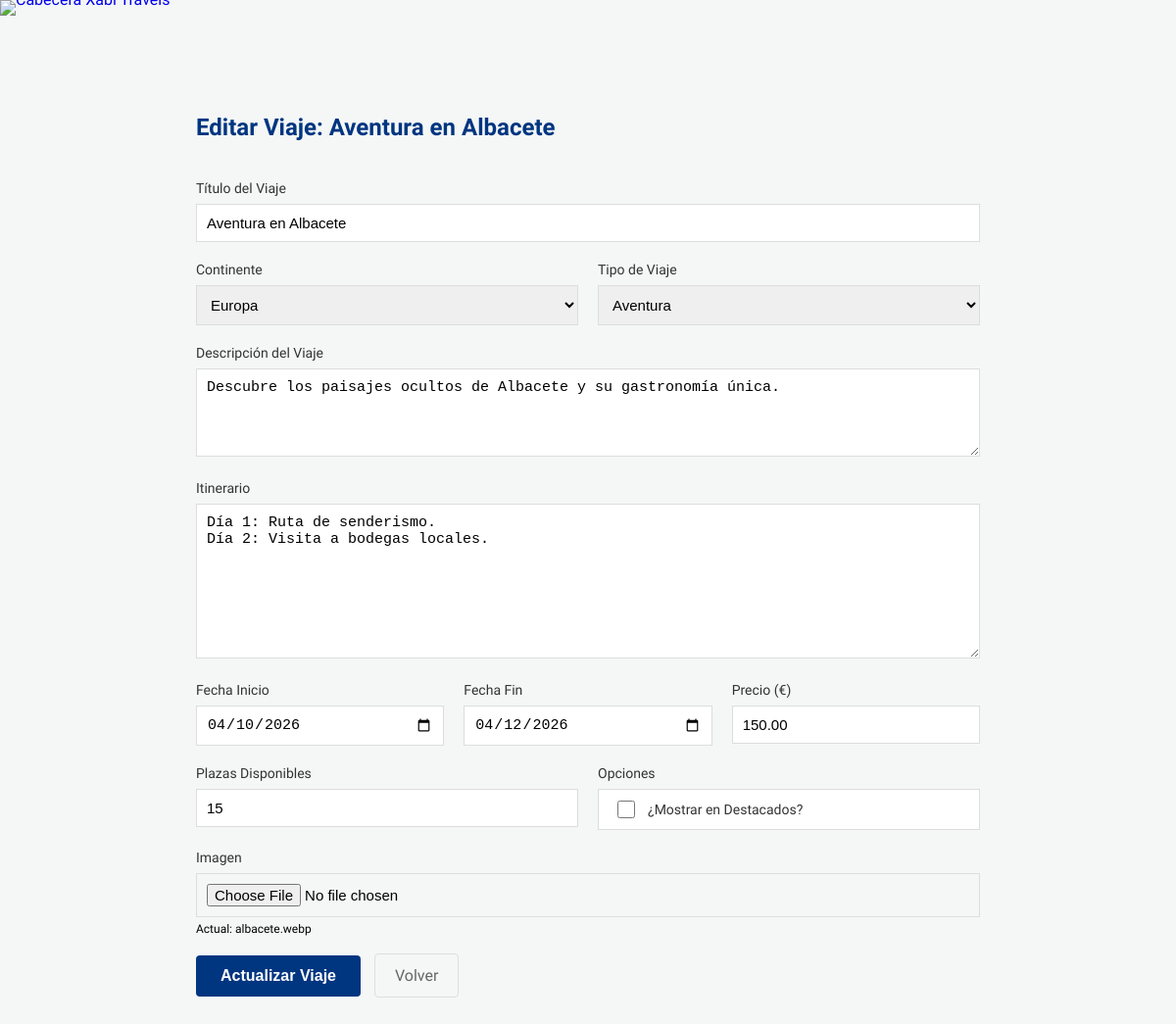
The app's page /app/admin/editar_viaje.php?id=2 (signed in) with its own data.
### tables this page shows
CREATE TABLE IF NOT EXISTS `viajes` (
  `id_viaje` int(11) NOT NULL AUTO_INCREMENT,
  `titulo` varchar(200) NOT NULL,
  `descripcion` text NOT NULL,
  `fecha_inicio` date NOT NULL,
  `fecha_fin` date NOT NULL,
  `precio` decimal(10,2) NOT NULL,
  `destacado` tinyint(1) NOT NULL DEFAULT 0,
  `tipo_viaje` varchar(50) NOT NULL,
  `plazas` int(11) NOT NULL,
  `imagen` varchar(255) NOT NULL,
  `continente` varchar(100) DEFAULT NULL,
  `destino` varchar(100) DEFAULT NULL,
  `itinerario` text DEFAULT NULL,
  PRIMARY KEY (`id_viaje`)
);

### app/clases/Viaje.php (called while the page is built, shortened)
<?php
class Viaje {
    private $con;
    public function __construct($conexion) {
        $this->con = $conexion;
    }
    public function obtenerPorId($id) {
        $stmt = $this->con->prepare("SELECT * FROM viajes WHERE id_viaje = ?");
        $stmt->execute([$id]);
        return $stmt->fetch();
    }
}
?>

### app/admin/editar_viaje.php (the view, shortened to what this page needs)
<?php
include("../config.php");
include("../clases/Viaje.php");
include("../vistas/header.php");
$id = intval($_GET['id']);
$viajeObj = new Viaje($con);
$fila = $viajeObj->obtenerPorId($id);
?>
<link rel="stylesheet" href="../assets/css/styles.css">
<div class="admin-wrapper">
    <div class="admin-form-container">
        <h2>Editar Viaje: <?php echo htmlspecialchars($fila['titulo']); ?></h2>
        <form action="" method="POST" enctype="multipart/form-data">
            <div class="form-group">
                <label>Título del Viaje</label>
                <input type="text" name="titulo" value="<?php echo htmlspecialchars($fila['titulo']); ?>" required maxlength="255">
            </div>
            <div class="form-grid">
                <div class="form-group">
                    <label>Continente</label>
                    <select name="continente" required>
                        <option value="Europa" <?php if(($fila['continente'] ?? '')=='Europa') echo 'selected'; ?>>Europa</option>
                    </select>
                </div>
                <div class="form-group">
                    <label>Tipo de Viaje</label>
                    <select name="tipo" required>
                        <option value="Aventura" <?php if($fila['tipo_viaje']=='Aventura') echo 'selected'; ?>>Aventura</option>
                    </select>
                </div>
            </div>
            <div class="form-group">
                <label>Descripción del Viaje</label>
                <textarea name="descripcion" rows="4" required><?php echo htmlspecialchars($fila['descripcion'] ?? ''); ?></textarea>
            </div>
            <div class="form-group">
                <label>Itinerario</label>
                <textarea name="itinerario" rows="8" placeholder="Día 1: Llegada a...&#10;Día 2: Visita a...&#10;Día 3: Excursión a..."><?php echo htmlspecialchars($fila['itinerario'] ?? ''); ?></textarea>
            </div>
            <div class="form-grid-3">
                <div class="form-group">
                    <label>Fecha Inicio</label>
                    <input type="date" name="fecha_inicio" value="<?php echo htmlspecialchars($fila['fecha_inicio']); ?>" required>
                </div>
                <div class="form-group">
                    <label>Fecha Fin</label>
                    <input type="date" name="fecha_fin" value="<?php echo htmlspecialchars($fila['fecha_fin']); ?>" required>
                </div>
                <div class="form-group">
                    <label>Precio (€)</label>
                    <input type="number" name="precio" value="<?php echo htmlspecialchars($fila['precio']); ?>" required min="0" step="0.01">
                </div>
            </div>
            <div class="form-grid">
                <div class="form-group">
                    <label>Plazas Disponibles</label>
                    <input type="number" name="plazas" value="<?php echo $fila['plazas']; ?>" required min="1">
                </div>
                <div class="form-group">
                    <label style="display: block; margin-bottom: 8px; color: #333; font-size: 14px;">Opciones</label>
                    <div class="checkbox-frame">
                        <label>
                            <input type="checkbox" name="destacado" value="1" <?php if($fila['destacado']==1) echo 'checked'; ?>>
                            ¿Mostrar en Destacados?
                        </label>
                    </div>
                </div>
            </div>
            <div class="form-group">
                <label>Imagen</label>
                <input type="file" name="imagen" accept="image/jpeg,image/jpg,image/png,image/webp,image/gif">
                <p style="font-size:12px; margin-top:5px;">Actual: <?php echo htmlspecialchars($fila['imagen']); ?></p>
            </div>
            <button type="submit" name="btn_actualizar" class="btn-admin-save">Actualizar Viaje</button>
            <a href="ver_viajes.php" class="btn-admin-cancel">Volver</a>
        </form>
    </div>
</div>
</body></html>

### app/assets/css/base.css (style rules this page uses)
* { box-sizing: border-box; }
html, body { margin: 0 !important; padding: 0 !important; width: 100%; max-width: 100%; overflow-x: hidden; }
body { margin: 0; padding: 0; width: 100%; font-family: 'Segoe UI', sans-serif; background-color: #f4f7f6; overflow-x: hidden; }
h2 { color: #003580; }
a { text-decoration: none; }

### app/assets/css/admin.css (style rules this page uses)
.admin-wrapper { background-color: transparent; min-height: 100vh; padding: 40px 20px; display: flex; justify-content: center; }
.admin-form-container { background: transparent; width: 100%; max-width: 800px; padding: 40px 0; }
.admin-form-container h2 { color: #003580; padding-bottom: 10px; margin-bottom: 30px; }
.form-grid { display: grid; grid-template-columns: 1fr 1fr; gap: 20px; }
.form-grid-3 { display: grid; grid-template-columns: 1fr 1fr 1fr; gap: 20px; }
.form-group { margin-bottom: 20px; }
.form-group label { display: block; font-weight: normal; margin-bottom: 8px; color: #333; font-size: 14px; }
.form-group input[type="text"], .form-group input[type="number"], .form-group input[type="date"], .form-group select, .form-group textarea, .form-group input[type="file"] { width: 100%; padding: 10px; border: 1px solid #ddd; font-size: 15px; }
.form-group textarea { resize: vertical; }
.checkbox-frame { border: 1px solid #ddd; background-color: white; padding: 10px 15px; height: 42px; display: flex; align-items: center; width: 100%; box-sizing: border-box; }
.checkbox-frame label { margin: 0; cursor: pointer; display: flex; align-items: center; gap: 10px; width: 100%; font-weight: normal; }
.checkbox-frame input[type="checkbox"] { width: 18px; height: 18px; cursor: pointer; accent-color: #003580; }

### app/assets/css/buttons.css (style rules this page uses)
.btn-admin-save { background-color: #003580; color: white; padding: 12px 25px; border: none; border-radius: 4px; font-size: 16px; cursor: pointer; font-weight: bold; margin-right: 10px; }
.btn-admin-cancel { text-decoration: none; color: #666; padding: 12px 20px; border: 1px solid #ddd; border-radius: 4px; }

### records on screen
viajes: titulo "Aventura en Albacete", continente "Europa", tipo "Aventura", descripcion "Descubre los paisajes ocultos de Albacete y su gastronomía única.", itinerario "Día 1: Ruta de senderismo. Día 2: Visita a bodegas locales.", fecha_inicio "04/10/2026", fecha_fin "04/12/2026", precio "150.00", plazas "15", imagen "albacete.webp"
